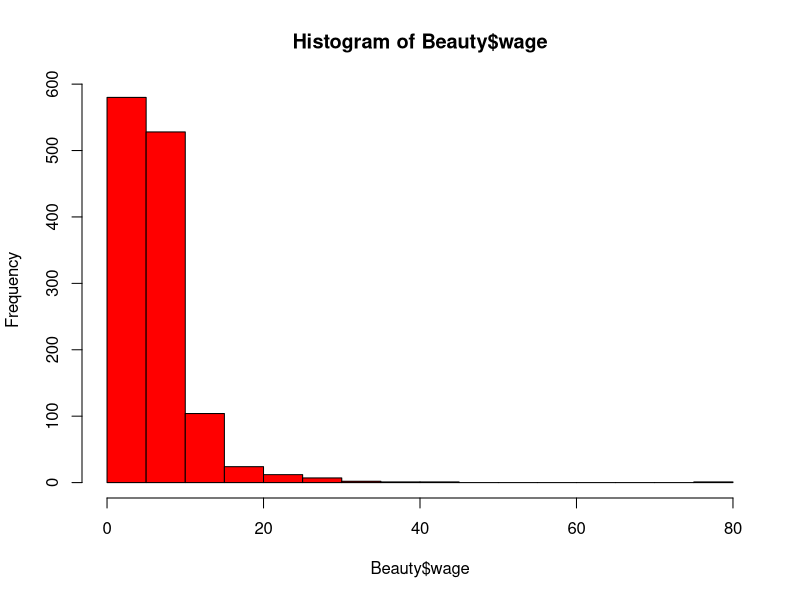
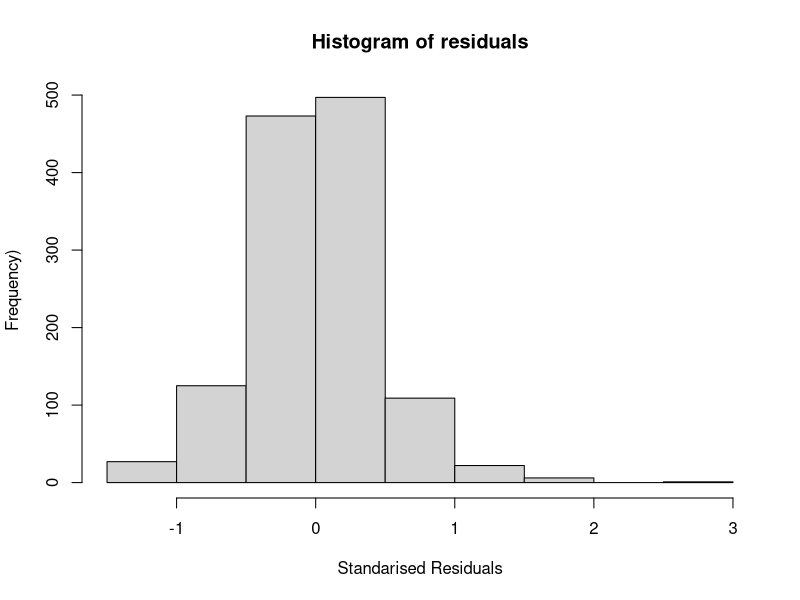
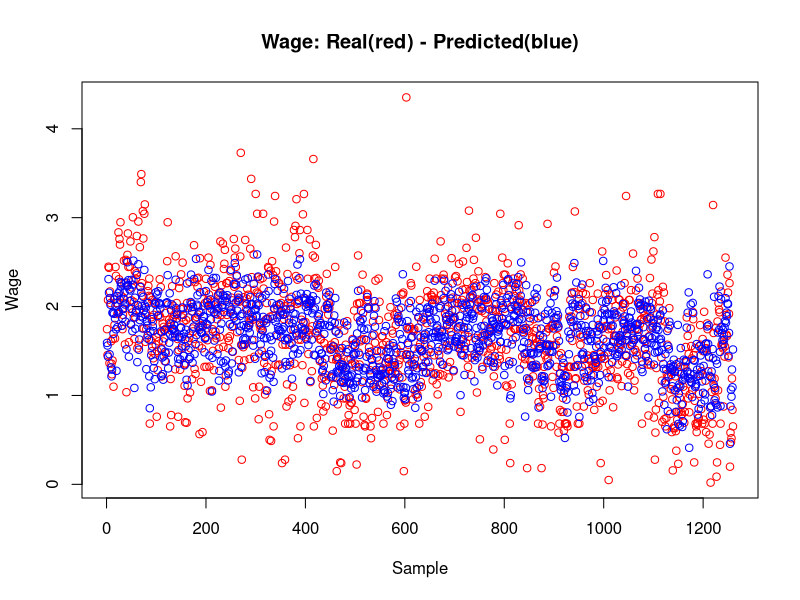
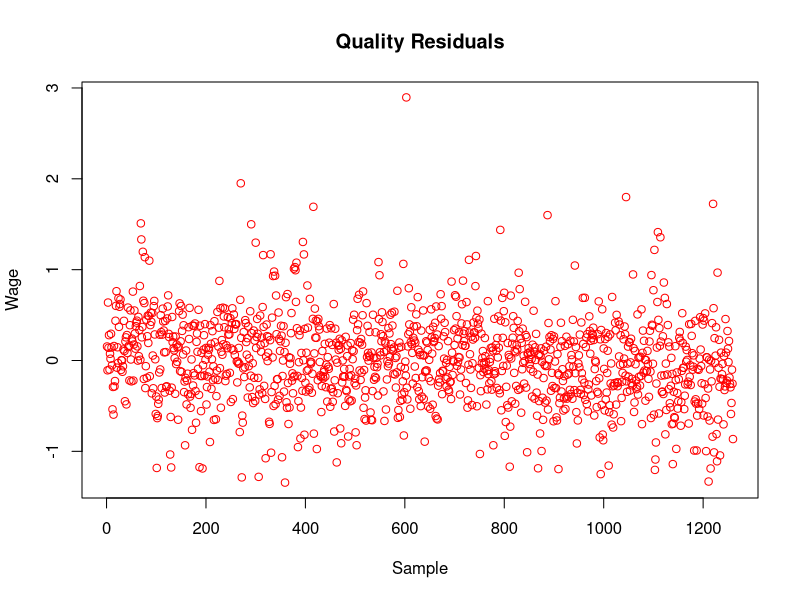

R code for these plots, in order: (Note: this script raises an error after producing the figures.)
### CASO BEAUTY 1

# cargamos datos desde el working directory
library(readxl)
Beauty <- read_excel("../data/Beauty.xlsx")

summary(Beauty)

### distribucion de wage: asimetria derecha hay que tomar logaritmos

hist(Beauty$wage, breaks=15,col="red")

#matriz de correlaciones
round(cor(Beauty),3)

#modelos sencillos
modelo1<-lm(log(wage)~educ, data=Beauty)  #endogeneidad, beta sesgado por omision de variables relevantes, QUE ADEMAS estan correlacionadas con educ
# tmabi�n podra haber heterocedasticidad, pero la heterocedasticidad provoca que los betas estimados tengan mayor VARIANZA, pero siguen siendo INSESGADOS
summary(modelo1)


modelo2<-lm(wage~educ+exper+looks, data=Beauty) # interpretacion de betas y en logs x en nivel
modelo2
summary(modelo2)

# con cuadrados
modelo3<-lm(log(wage)~educ+looks+exper+I(exper^2), data=Beauty) # relacion en forma de U invertida
summary(modelo3)



# donde est� el efecto maximo de la experiencia en el salario
expermax<--modelo3$coefficients[4]/(2*modelo3$coefficients[5])
expermax

# interaccion entre sexo y educacion
modelo4<-lm(log(wage)~educ*female+exper+looks, data=Beauty) #mayor efecto de educacion en mujeres que en hombres, pero resultado con poca evidencia p<0.10

summary(modelo4)

#fullmodel
modelo5<-lm(log(wage)~., data=Beauty)

summary(modelo5)



# residuos, diferencia entre Y observada e Y ajustada, est�n ya calculados dentro del objeto modelo5

residuos<-modelo5$residuals
hist(resid(modelo5), main='Histogram of residuals',xlab='Standarised Residuals', ylab='Frequency)')


# suma de residuos redondeada a 3 decimales

round(sum(residuos),3) # vale 0 pero eso no indica nada, es una consecuencia de estimar el modelo mediante MCO, la suma de residuos SIEMPRE vale 0



# Model prediction
fitpoints <- predict(modelo5)

plot(log(Beauty$wage), type = "p", col= "red", xlab="Sample", ylab= "Wage", main = "Wage: Real(red) - Predicted(blue)")
lines(fitpoints, type = "p", col = "blue")

# Residuals
res <- log(Beauty$wage) - fitpoints

plot(res, type = "p", col= "red", xlab="Sample", ylab= "Wage", main = "Quality Residuals")


# Se comprueba la predicción con el conjunto de TEST
fitpoints <- predict(modelo5, new = modelo5) # OJO, en New va itra cosa 
quality <- log(Beauty$wage)

# Residuals
res <- quality - fitpoints

plot(res, type = "p", col= "red", xlab="Sample", ylab= "Residual Value", main = "Quality Residuals")
















# distincion entre guapos y feos
Beauty$Guapo<-ifelse(Beauty$looks>3,1,0)

Beauty$Feo<-ifelse(Beauty$looks<3,1,0)

modelo6<-lm(log(wage)~educ+exper+Guapo+Feo, data=Beauty) # hay "castigo" para feos no hay prima para guapos
summary(modelo6)

# numero de guapos
nrow(Beauty[Beauty$Guapo==1,])








# Train y test
set.seed(70)
sample <- sample(c(TRUE, FALSE), nrow(Beauty), replace = T, prob=c(0.7, 0.3))

train_beauty <- Beauty[sample,]
test_beauty <- Beauty[!sample,]

dim(test_beauty)



# Histogramas múltiples
dim(Beauty)
library(psych)
multi.hist(x = Beauty[, 1:6], dcol= c("blue", "red"), dlty = c("dotted", "solid")  )
multi.hist(x = Beauty[, 7:13], dcol= c("blue", "red"), dlty = c("dotted", "solid")  )
summary(Beauty)


# Corr plot
library(corrplot)
corrplot.mixed(corr=cor(Beauty[, colnames(Beauty)], 
                        method="pearson"), tl.pos="lt", tl.srt=45, addCoef.col = "black")         


